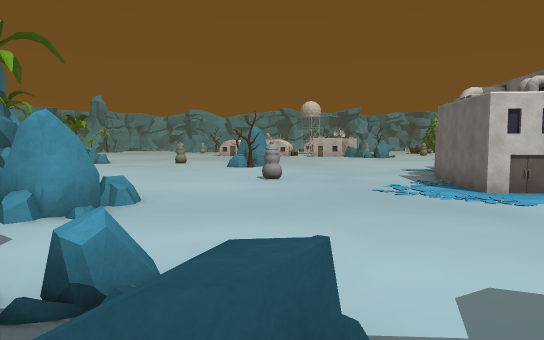
View 1 (above)

24 first-person views from a walk through a Unity game level. The camera is 1.5 m above the floor, tilts 4° down and sees 70° across. The floor is counted in squares, 2 m on a side. Each view is taken from the middle of a square. On the plan, view 1 faces up. The plan holds only what a view shows up to about 12 squares ahead; the rest is blank. The place goes on beyond the plan. Some animated figures are left out. Some surface patterns are stand-ins.

View 2
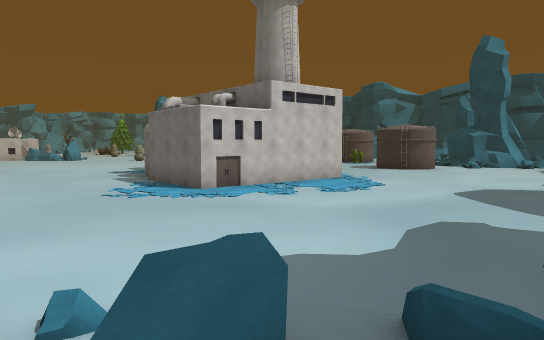

View 3
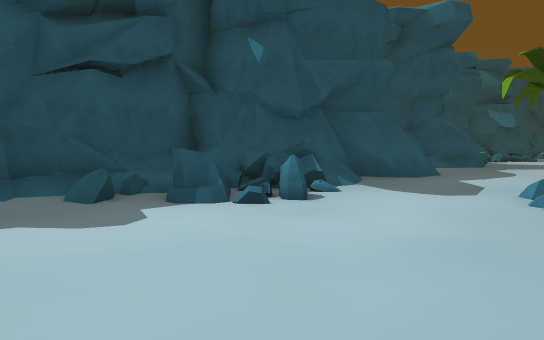

View 4
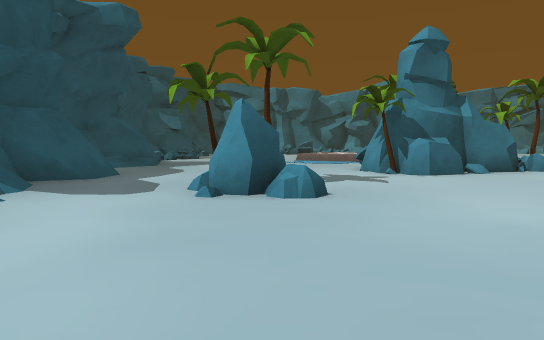

View 5
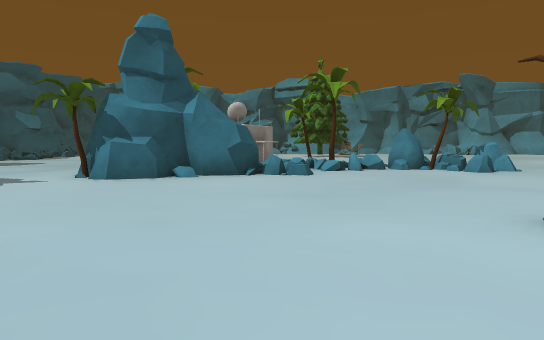

View 6
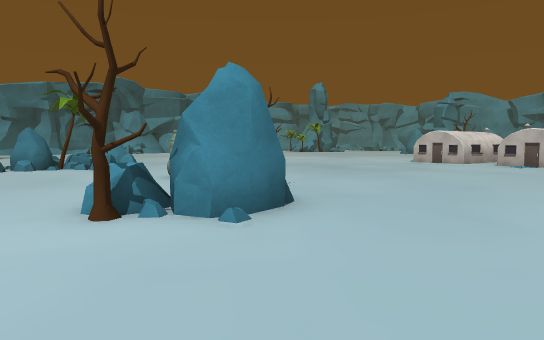

View 7
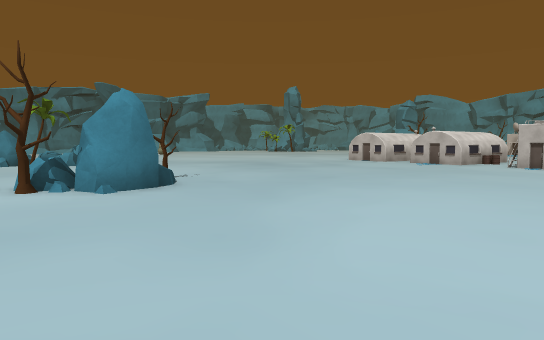

View 8
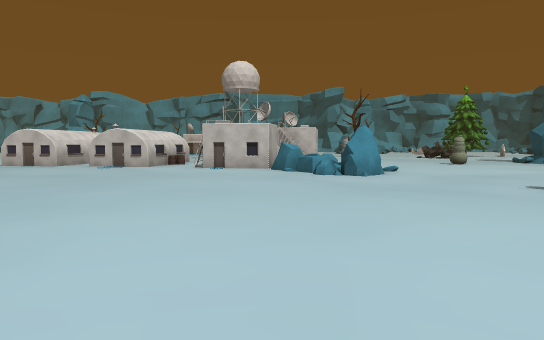

View 9
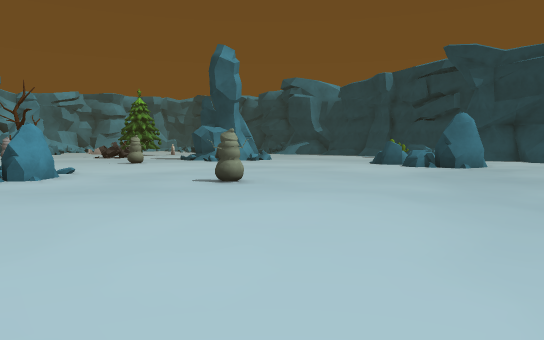

View 10
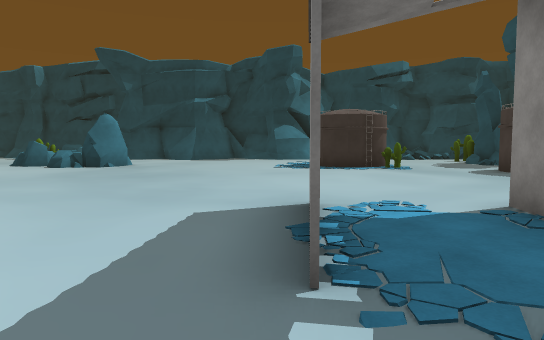

View 11
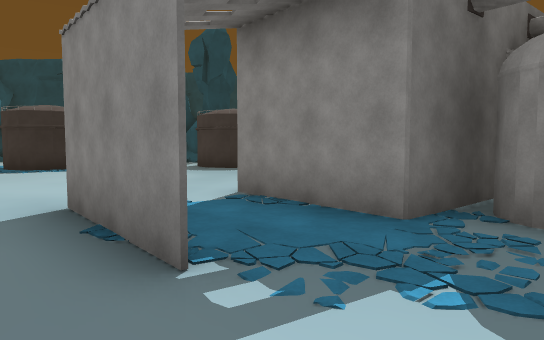

View 12
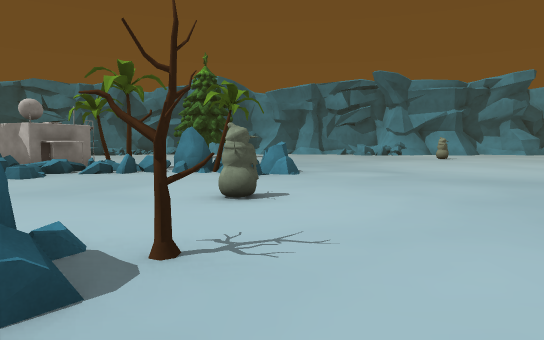

View 13
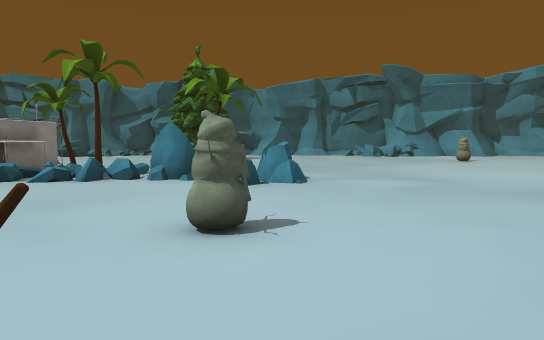

View 14
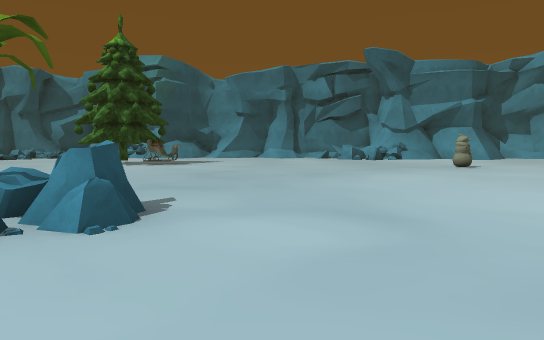

View 15
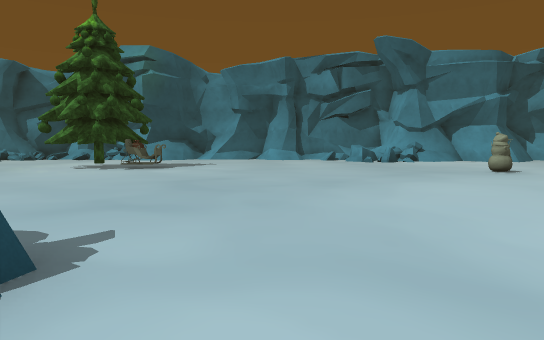

View 16
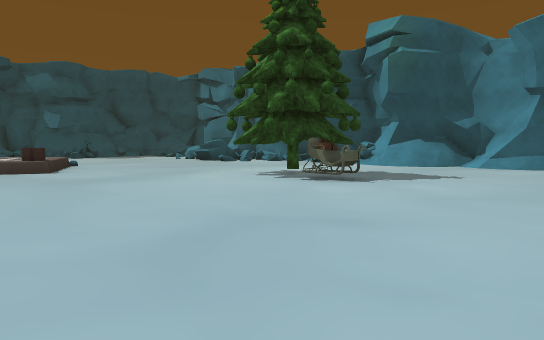

View 17
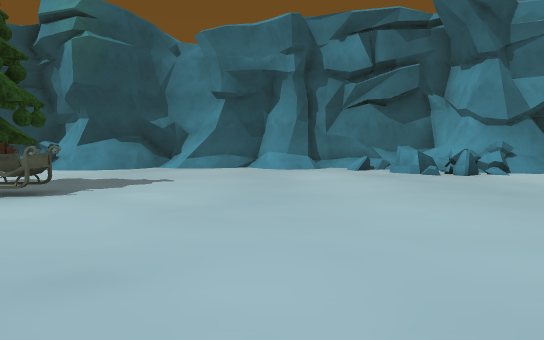

View 18
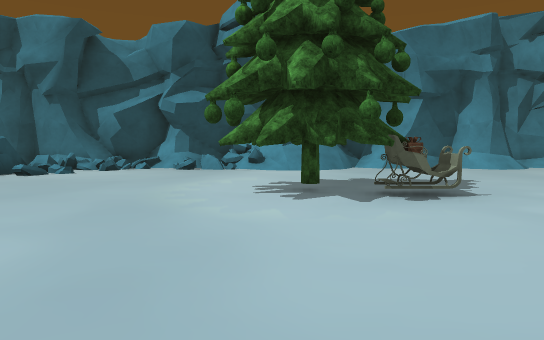

View 19
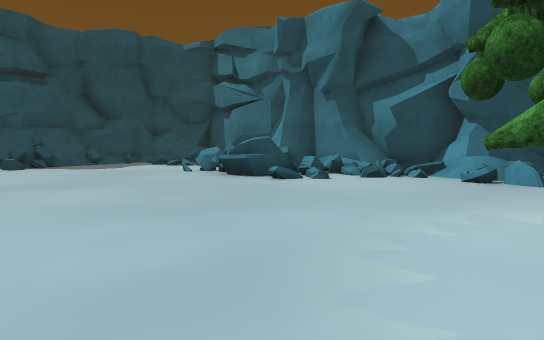

View 20
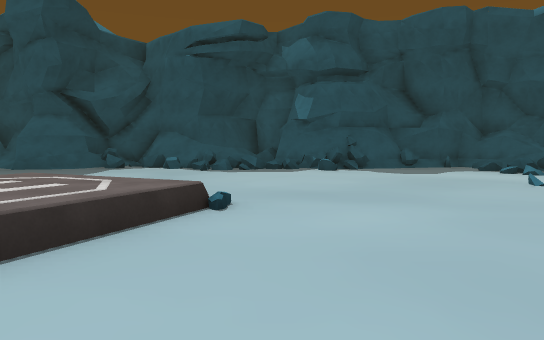

View 21
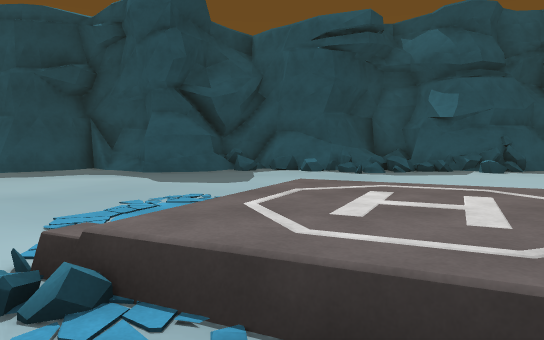

View 22
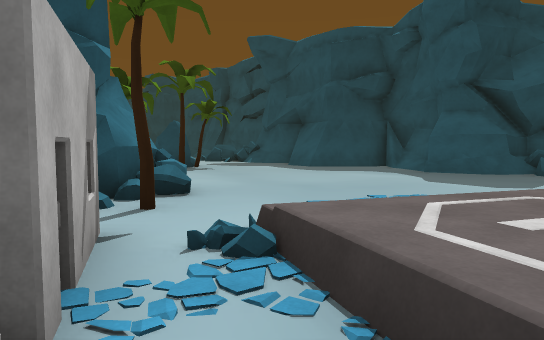

View 23
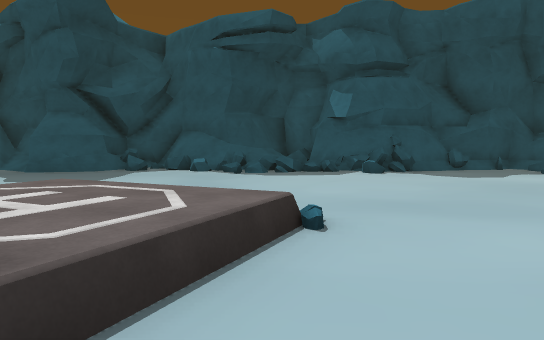

View 24
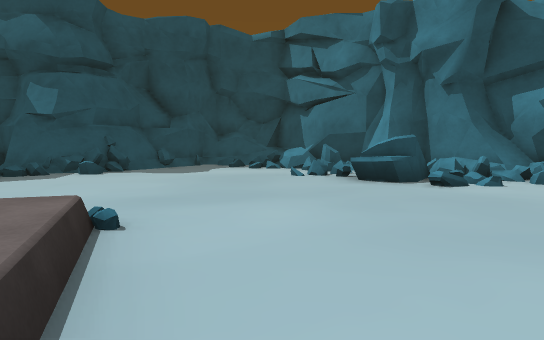

### Floor plan
Key: @ floor where view 1 was taken; # wall or solid block; . main floor; : floor 0.5 m higher than the main floor; + floor 0.75 m higher than the main floor; / step, stairs or slope; = window, fence, low wall or low ledge; ^ raised ledge; T tree; R rock; B building; C cactus; O other object.
Columns run from 26 left of view 1 to 17 right of it. Each row starts with its distance up from view 1.
 28   #/.   ....           ....B.BBB   .....
 27   ##.. ..O.......      ........RRT .....
 26  ####.............      ........RR.....
 25  #=^=...............   ..........R......
 24  #==................. ...................
 23  #..........................................
 22  #..................................O......R
 21  #.........................................R
 20  #.........................................R
 19 ##...............R...OO.....................
 18 #/...............TR......T..................
 17 ##/....T....... RR.......RR.................
 16  #/...##T.....  =#.......T..................
 15  #/...##T.....  T=...............###........
 14  ==...........  T=.........................#
 13 ##=.......... BBB##R.......................#
 12 #/............BB####.............###.......#
 11 ##=........#=.BBB# #......O....###   ......C
 10 ##=#.......= +:.T####..........###    ......
  9  #=##.....=#++...###T.........##       .....
  8  #=#=......=/=................###       ###.
  7  ## =......./=..................####
  6  #=...................TR.............
  5  #=...................TR..............
  4  #=#...................................
  3  #==...................................
  2  #=#...#=/=#...##../##./=#=............
  1  #########+====##//#######^=......
  0          ###########    ^/@//
 -1                         ^#^##

Positions as (right, up) in squares from view 1, and headings:
1: (0, 0), facing up
2: (-1, 0), facing up-right
3: (3, 6), facing down-left
4: (3, 6), facing left
5: (2, 13), facing left
6: (3, 14), facing up-left
7: (6, 14), facing up-left
8: (5, 16), facing up
9: (5, 16), facing up-right
10: (5, 15), facing right
11: (5, 16), facing down-right
12: (1, 19), facing left
13: (-1, 19), facing left
14: (-5, 21), facing left
15: (-7, 21), facing left
16: (-12, 22), facing down-left
17: (-13, 21), facing left
18: (-13, 15), facing left
19: (-16, 15), facing down-left
20: (-17, 13), facing down
21: (-13, 12), facing down
22: (-14, 12), facing down-right
23: (-16, 12), facing down
24: (-15, 12), facing down-left
